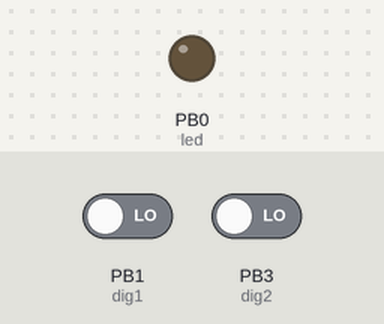
Bench run of a sketch on a simulated ATtiny85, built with avr-gcc and run on an emulated ATtiny85. Parts: output pins drawn as LEDs (lit = HIGH). The test bench sets the inputs (shaded band); at power-on: PB1 (dig1) LOW, PB3 (dig2) LOW. Sleep ends after the set time or at an interrupt.

Above: at 2.0 s.
2.1 s: PB1 (dig1) driven HIGH
At 4.9 s:
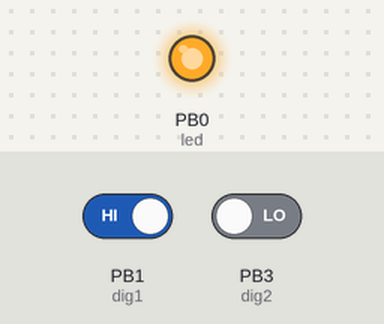
Timing chart, 0 to 6.4 s (numbered marks = the images above; inputs shaded):
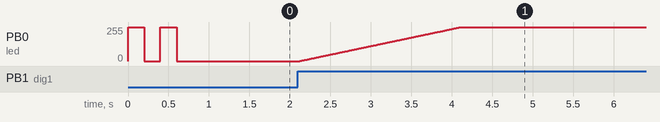

The sketch:

kitchen_dimmer_13a.ino
```cpp
// (licence header left out)
#include "wiring_private.h"
#include <avr/sleep.h>

//#define RDEBUG

// pin definitions
const int led  = 0;
const int dig1 = 1;
const int dig2 = 3;

// states
enum states {stBoot, stDark, stOn, stHold, stOff, stOff30, stHold30};
states state=stBoot;
enum wdtimer {wdt16ms=0, wdt32ms, wdt64ms, wdt128ms, wdt250ms, wdt500ms, wdt1s, wdt2s, wdt4s, wdt8s};
volatile boolean signal_wdt = 1;

#if defined RDEBUG
  //#include <SoftwareSerial.h>

  const int dig_tx = 2;
  const int dig_rx = 4;
  SoftwareSerial s85(dig_rx, dig_tx); // RX, TX
#endif

// base ON period
const unsigned long pot_value = 2000;
unsigned long dig_last;
int value = 0;
#if defined RDEBUG
  const unsigned long hold_value = 5*1000L;
#else
  // base hold period
  const unsigned long hold_value = 45*1000L;
#endif

// ATMEL ATTINY85
//
//                  +-\/-+
//      (D 5) PB5  1|    |8  Vcc
// dig2 (D 3) PB3  2|    |7  PB2 (D 2)
//      (D 4) PB4  3|    |6  PB1 (D 1) dig1
//            GND  4|    |5  PB0 (D 0) led
//                  +----+

// table of exponential values
// generated for values of i from 0 to 255 -> x=round( pow( 2.0, i/32.0) - 1);
const byte table[] PROGMEM = {
  0,   0,   0,   0,   0,   0,   0,   0,   0,   0,   0,   0,   0,   0,   0,   0,
  0,   0,   0,   1,   1,   1,   1,   1,   1,   1,   1,   1,   1,   1,   1,   1,
  1,   1,   1,   1,   1,   1,   1,   1,   1,   1,   1,   2,   2,   2,   2,   2,
  2,   2,   2,   2,   2,   2,   2,   2,   2,   2,   3,   3,   3,   3,   3,   3,
  3,   3,   3,   3,   3,   3,   4,   4,   4,   4,   4,   4,   4,   4,   4,   5,
  5,   5,   5,   5,   5,   5,   5,   6,   6,   6,   6,   6,   6,   6,   7,   7,
  7,   7,   7,   8,   8,   8,   8,   8,   9,   9,   9,   9,   9,  10,  10,  10,
 10,  11,  11,  11,  11,  12,  12,  12,  12,  13,  13,  13,  14,  14,  14,  15,
 15,  15,  16,  16,  16,  17,  17,  18,  18,  18,  19,  19,  20,  20,  21,  21,
 22,  22,  23,  23,  24,  24,  25,  25,  26,  26,  27,  28,  28,  29,  30,  30,
 31,  32,  32,  33,  34,  35,  35,  36,  37,  38,  39,  40,  40,  41,  42,  43,
 44,  45,  46,  47,  48,  49,  51,  52,  53,  54,  55,  56,  58,  59,  60,  62,
 63,  64,  66,  67,  69,  70,  72,  73,  75,  77,  78,  80,  82,  84,  86,  88,
 90,  91,  94,  96,  98, 100, 102, 104, 107, 109, 111, 114, 116, 119, 122, 124,
127, 130, 133, 136, 139, 142, 145, 148, 151, 155, 158, 161, 165, 169, 172, 176,
180, 184, 188, 192, 196, 201, 205, 210, 214, 219, 224, 229, 234, 239, 244, 250
};

///
/// Setup ports
///
void setup() {
  // disable adc
  cbi(ADCSRA, ADEN);
  setup_watchdog(wdt64ms);

  pinMode(led, OUTPUT);
  pinMode(dig1, INPUT);
  pinMode(dig2, INPUT);
#if defined RDEBUG
  s85.begin(9600);
  s85.println(F("ATtiny85 LED dimmer"));
#else
  for(int i=0;i<2;i++)
    ShowLedIsLive();
#endif
state=stDark;
}

///
/// Signal on pin 1 or 2
///
int HasSignal()
{
if(digitalRead(dig1))
  return true;
if(digitalRead(dig2))
  return true;
return false;
}

///
/// Test of LEDs functionality
///
void ShowLedIsLive()
{
digitalWrite(led, HIGH);
delay(200);
digitalWrite(led, LOW);
delay(200);
}

///
/// Slow increasing of intensity
///
void LightOn()
{
#if defined RDEBUG
  s85.println(F("Light ON"));
#endif
unsigned long ms=millis();
unsigned long m=0;
unsigned long m2=pot_value;
while(m<m2)
  {
  int v=map(m,0,m2,value,255);
  //int vm=pgm_read_byte(&table[v]);
  analogWrite(led,v);
  m=millis()-ms;
  }
digitalWrite(led, HIGH);
value=255;
dig_last=millis()+hold_value;
#if defined RDEBUG
  //s85.print(F("dig_last="));
  //s85.println(dig_last);
#endif
state=stHold;
}

///
///  Wait until digital pin is OFF + hold_value
///
void LightHold() {
#if defined RDEBUG
  s85.println(F("Light HOLD"));
#endif
while(millis()<dig_last)
  {
  int p=HasSignal();
  if(p) // still ON
    {
    dig_last=millis()+hold_value;
    #if defined RDEBUG
      //s85.print(F("dig_last="));
      //s85.println(dig_last);
    #endif
    }
  }
state=stOff;
}

///
/// Slow decreasing of intensity
///
void LightOff() {
#if defined RDEBUG
  s85.println(F("Light OFF"));
#endif
unsigned long ms=millis();
unsigned long m=0;
unsigned long m2=pot_value*6; // 6x on period
while(m<m2)
  {
  int p=HasSignal();
  if(p)
    {
    state=stOn;
    #if defined RDEBUG
      s85.print(F("Signal break at "));
      //s85.println(value);
    #endif
    return;
    }
  value=map(m,0,m2,255,0);
  int vm=pgm_read_byte(&table[value]);
  value=vm;
  analogWrite(led,vm);
  if(value<20) {
    state=stHold30;
    return;
    }
  m=millis()-ms;
  }
digitalWrite(led, LOW);
value=0;
#if defined RDEBUG
  s85.println(F("Dark"));
#endif
state=stDark;
}

///
/// Handles darkness
///
void LightDark() {
  int p=HasSignal();
  if(p)
    state=stOn;
  else
    system_sleep();
}

///
/// Handled dusk
///
void LightHold30() {
#if defined RDEBUG
  s85.println(F("Light HOLD 30"));
#endif
dig_last=millis()+hold_value;
while(millis()<dig_last)
  {
  int p=HasSignal();
  if(p) // still ON
    {
    #if defined RDEBUG
      //s85.print(F("dig_last="));
      //s85.println(dig_last);
    #endif
    state=stOn;
    return;
    }
  }
state=stOff30;
}

///
/// From dusk to darkness
///
void LightOff30() {
#if defined RDEBUG
  s85.println(F("OFF 30"));
#endif
unsigned long ms=millis();
unsigned long m=0;
unsigned long m2=pot_value;
while(m<m2)
  {
  int p=HasSignal();
  if(p)
    {
    state=stOn;
    return;
    }
  int v=map(m,0,m2,value,0);
  analogWrite(led,v);
  value=v;
  m=millis()-ms;
  }
digitalWrite(led, LOW);
value=0;
state=stDark;
}

///
/// Main loop
///
void loop() {
  switch(state) {
    case stDark:
      LightDark();
      break;
    case stOn:
      LightOn();
      break;
    case stHold:
      LightHold();
      break;
    case stOff:
      LightOff();
      break;
    case stHold30:
      LightHold30();
      break;
    case stOff30:
      LightOff30();
      break;
  }
}

///
/// set system into the sleep state
/// system wakes up when wtchdog is timed out
///
void system_sleep() {
  set_sleep_mode(SLEEP_MODE_PWR_DOWN); // sleep mode is set here
  sleep_enable();
  sleep_mode();                        // System sleeps here
  sleep_disable();                     // System continues execution here when watchdog timed out
}

///
/// Setup watchdog
///
/// 0=16ms, 1=32ms,2=64ms,3=128ms,4=250ms,5=500ms
/// 6=1 sec,7=2 sec, 8=4 sec, 9= 8sec
///
void setup_watchdog(byte t) {
  byte bb;
  int ww;
  if(t>wdt8s)
    t=wdt8s;
  bb=t&7; // WDP[2:0]
  if(t>wdt2s)
    sbi(bb,WDP3);
  sbi(bb,WDCE);
  ww=bb;

  cbi(MCUSR,WDRF);
  // start timed sequence
  WDTCR |= (1<<WDCE) | (1<<WDE);
  // set new watchdog timeout value
  WDTCR = bb;
  sbi(WDTCR,WDIE);
}

///
/// Watchdog Interrupt Service
///
/// is executed when watchdog timed out
///
ISR(WDT_vect) {
  signal_wdt=1;  // set global flag
}
```

Measured:
- after the input at 2.1 s, PB0 (led): moves from 0/255 to 255/255 over 2.0 s, starting at once
